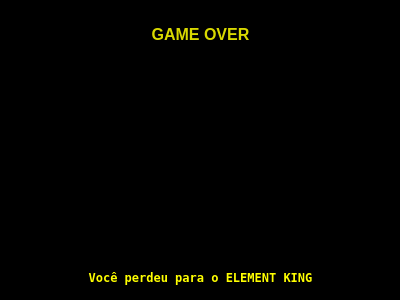
<?xml version="1.0" encoding="UTF-8"?>
<ui version="4.0">
 <class>lose_screen</class>
 <widget class="QDialog" name="lose_screen">
  <property name="geometry">
   <rect>
    <x>0</x>
    <y>0</y>
    <width>400</width>
    <height>300</height>
   </rect>
  </property>
  <property name="minimumSize">
   <size>
    <width>400</width>
    <height>300</height>
   </size>
  </property>
  <property name="maximumSize">
   <size>
    <width>400</width>
    <height>300</height>
   </size>
  </property>
  <property name="windowTitle">
   <string>Dialog</string>
  </property>
  <widget class="QFrame" name="verticalFrame">
   <property name="geometry">
    <rect>
     <x>0</x>
     <y>0</y>
     <width>401</width>
     <height>301</height>
    </rect>
   </property>
   <property name="styleSheet">
    <string notr="true">background-color: rgb(0, 0, 0);</string>
   </property>
   <layout class="QVBoxLayout" name="verticalLayout">
    <item>
     <widget class="QLabel" name="label">
      <property name="maximumSize">
       <size>
        <width>16777215</width>
        <height>50</height>
       </size>
      </property>
      <property name="font">
       <font>
        <family>Tahoma</family>
        <pointsize>12</pointsize>
        <weight>75</weight>
        <bold>true</bold>
       </font>
      </property>
      <property name="styleSheet">
       <string notr="true">color: rgb(217, 217, 0);</string>
      </property>
      <property name="text">
       <string>GAME OVER</string>
      </property>
      <property name="alignment">
       <set>Qt::AlignCenter</set>
      </property>
     </widget>
    </item>
    <item>
     <widget class="QLabel" name="label_3">
      <property name="styleSheet">
       <string notr="true">padding-left:60px;
padding-right:60px;</string>
      </property>
      <property name="text">
       <string/>
      </property>
      <property name="textFormat">
       <enum>Qt::AutoText</enum>
      </property>
      <property name="pixmap">
       <pixmap resource="resource.qrc">:/sounds/resources/03.png</pixmap>
      </property>
      <property name="scaledContents">
       <bool>true</bool>
      </property>
      <property name="alignment">
       <set>Qt::AlignCenter</set>
      </property>
     </widget>
    </item>
    <item>
     <widget class="QLabel" name="label_2">
      <property name="minimumSize">
       <size>
        <width>0</width>
        <height>0</height>
       </size>
      </property>
      <property name="maximumSize">
       <size>
        <width>16777215</width>
        <height>30</height>
       </size>
      </property>
      <property name="font">
       <font>
        <family>Terminal</family>
        <weight>75</weight>
        <bold>true</bold>
       </font>
      </property>
      <property name="styleSheet">
       <string notr="true">color: rgb(255, 255, 0);</string>
      </property>
      <property name="text">
       <string>Você perdeu para o ELEMENT KING</string>
      </property>
      <property name="alignment">
       <set>Qt::AlignCenter</set>
      </property>
     </widget>
    </item>
   </layout>
  </widget>
 </widget>
 <resources>
  <include location="resource.qrc"/>
 </resources>
 <connections/>
</ui>
